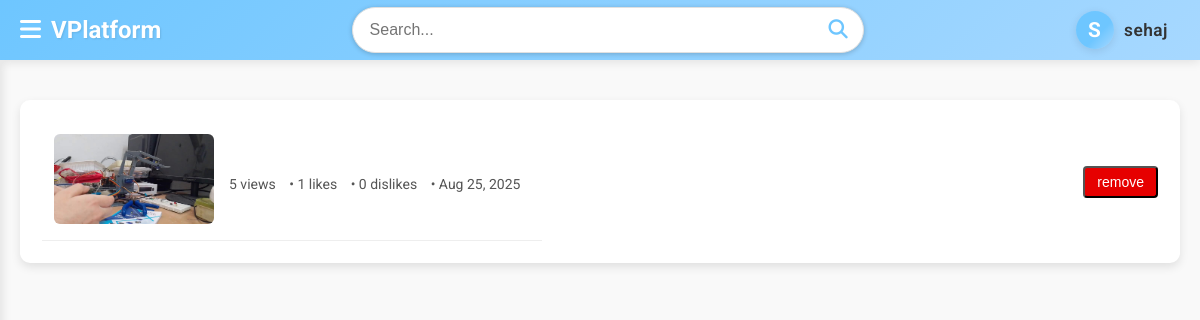
Page /liked_videos/ (signed in) on the committed database.
### videos_display/models.py (models this page shows, shortened)
class Liked_video(models.Model):
    user = models.ForeignKey(User, on_delete=models.CASCADE)
    video = models.ForeignKey(Video, on_delete=models.CASCADE)
    class Meta:
        unique_together = ('user', 'video')

class Video(models.Model):
    username = models.CharField(max_length=100)
    email = models.EmailField()
    title = models.CharField(max_length=200)
    description = models.CharField(max_length=2000)
    published_date = models.DateField(auto_now=True)
    category = models.CharField(max_length=25)
    video = models.FileField(upload_to='videos/')
    thumbnail = models.ImageField(upload_to='thumbnails/', null=True, blank=True)
    duration = models.CharField(max_length=8, blank=True, null=True)  # in seconds
    views = models.PositiveIntegerField(default=0)
    likes = models.PositiveIntegerField(default=0)
    dislikes = models.PositiveIntegerField(default=0)

### videos_display/views.py (the view)
# urls.py: path('liked_videos/', vd_views.liked_videos, name='liked_videos'),
def liked_videos(request):
    if request.user.is_authenticated:
        liked_videos = Liked_video.objects.filter(user=request.user)
        return render(request, 'videos_display/liked_videos.html', {'liked_videos': liked_videos})
    else:
        return render(request, 'User/sign_in_request_page.html')

### videos_display/templates/videos_display/liked_videos.html (shortened to what this page needs)
{% extends 'base.html' %}
{% load static %}
{% block extra_css %}
<link rel="stylesheet" href="{% static 'css/liked_video_page.css' %}">
{% endblock %}
{% block content %}
<div class="video-list" id="liked-videos-list">
    {% for video in liked_videos %}
    <div class="video-item" id="{{ video.video.id }}">
            <a href="{% url 'full_video' video.video.id %}" class="video-item">
        <div class="video-thumbnail">
            <img src="{{ video.video.thumbnail.url }}" alt="" srcset="">
        </div>
        <div class="video-details">
            <div class="video-meta">
                <span>{{ video.video.views }} views</span> •
                <span>{{ video.video.likes }} likes</span> •
                <span>{{ video.video.dislikes }} dislikes</span> •
                <span>{{ video.video.published_date|date:"M d, Y" }}</span>
            </div>
        </div>
    </a>
        <div class="video-actions">
            <button onclick="removeLike('{{ video.video.id }}')" class="action-btn delete-btn">remove</button>
        </div>
    </div>
    {% empty %}
    <p>No liked videos found.</p>
    {% endfor %}
</div>
{% endblock %}

### templates/base.html (shortened to what this page needs)
{% load static %}
<!DOCTYPE html>
<html lang="en">
<head>
    <link rel="stylesheet" href="https://cdnjs.cloudflare.com/ajax/libs/font-awesome/6.4.0/css/all.min.css">
    <link rel="stylesheet" href="{% static 'css/base.css' %}">
    {% block extra_css %}
    {% endblock %}
</head>
<body>
    <div class="wrapper">
        <div class="top-bar">
            <div class="top-left">
                <button type="button" id="sidebarCollapse" class="btn">
                    <i class="fas fa-bars"></i>
                </button>
                <a class="site-title" href="/">VPlatform</a>
            </div>
            <div class="search-container">
                <div >
                    <form method="get" action="/results/" class="search-box">
                        <input type="text" placeholder="Search..." name="search_query" value="{{request.GET.search_query}}" />
                        <button type="submit"><i class="fas fa-search"></i></button>
                    </form>
                    </div>
            </div>
                {% if user.is_authenticated %}
                <a href="/user_info/" class="user-profile-container user-profile-link">
                    <div class="user-avatar user-avatar-circle">
                        <span class="user-avatar-initial">{{ user.username|slice:":1"|upper }}</span>
                    </div>
                    <span class="username-text">{{ user.username }}</span>
                </a>
                {% else %}
                <a href="/sign_in" class="sign-in">Sign In</a>
                {% endif %}
        </div>
        <div id="content">
            {% block content%}
            {% endblock %}
        </div>
    </div>
</body>
</html>

### static/css/base.css (style rules this page uses)
:root { --primary-color: #6ec6ff; --secondary-color: #a7d8ff; --background-color: #f9f9f9; --text-color: #333333; --text-color-light: #ffffff; --border-color: #e0e0e0; }
body { font-family: 'Roboto', sans-serif; background-color: var(--background-color); color: var(--text-color); margin: 0; padding: 0; padding-top: 60px; }
.wrapper { display: flex; width: 100%; }
.top-bar { position: fixed; top: 0; left: 0; right: 0; height: 60px; background: linear-gradient(135deg, var(--primary-color) 0%, var(--secondary-color) 100%); display: flex; align-items: center; padding: 0 20px; box-shadow: 0 2px 10px rgba(0, 0, 0, 0.1); z-index: 1001; justify-content: space-between; }
.top-left { display: flex; align-items: center; }
#sidebarCollapse { background: none; border: none; font-size: 1.5rem; color: var(--text-color-light); padding: 0; margin-right: 10px; cursor: pointer; transition: transform 0.3s ease; }
.site-title { font-weight: bold; color: var(--text-color-light); font-size: 1.5rem; text-decoration: none; text-shadow: 1px 1px 2px rgba(0, 0, 0, 0.1); }
.search-container { flex-grow: 1; display: flex; justify-content: center; }
.search-box { width: 50vw; max-width: 500px; display: flex; background: var(--text-color-light); border-radius: 25px; padding: 5px; border: 1px solid var(--border-color); box-shadow: 0 1px 5px rgba(0, 0, 0, 0.2); }
.search-box input { width: 100%; border: none; outline: none; padding: 8px 12px; border-radius: 25px; font-size: 1rem; }
.search-box button { background: transparent; border: none; cursor: pointer; padding: 5px 10px; font-size: 1.2rem; color: var(--primary-color); }
.user-profile-link { display: flex; align-items: center; text-decoration: none; color: inherit; margin-left: 18px; transition: background 0.15s; border-radius: 24px; padding: 4px 12px 4px 4px; }
.user-avatar.user-avatar-circle { width: 38px; height: 38px; border-radius: 50%; background: linear-gradient(135deg, var(--primary-color) 60%, var(--secondary-color) 100%); display: flex; align-items: center; justify-content: center; margin-right: 10px; box-shadow: 0 2px 8px rgba(0,0,0,0.10); }
.user-avatar-initial { color: var(--text-color-light); font-size: 1.3rem; font-weight: 700; letter-spacing: 1px; }
.username-text { font-size: 1.08rem; font-weight: 600; color: var(--text-color); letter-spacing: 0.5px; }
#content { width: 100%; padding: 20px; }

### static/css/liked_video_page.css (style rules this page uses)
.video-list { margin-top: 20px; background: white; border-radius: 10px; box-shadow: 0 4px 10px rgba(0,0,0,0.1); padding: 10px; }
.video-item { display: flex; align-items: center; padding: 12px; border-bottom: 1px solid #eee; text-decoration: none; color: inherit; justify-content: space-between; }
.video-item:last-child { border-bottom: none; }
.video-thumbnail img { width: 160px; height: 90px; border-radius: 6px; object-fit: cover; }
.video-details { flex: 1; margin-left: 15px; }
.video-meta { font-size: 14px; color: #555; }
.video-meta span { margin-right: 10px; }
.video-actions { display: flex; flex-direction: column; gap: 6px; }
.action-btn { padding: 6px 12px; background: #6ec6ff; color: white; text-decoration: none; border-radius: 4px; font-size: 14px; text-align: center; }
.delete-btn { background: #e60000; }

### rows in the picture
Liked_video: video.thumbnail (picture), video.views "5", video.likes "1", video.dislikes "0", video.published_date "Aug 25, 2025"

### other values in the picture
{{ user.username|slice:":1"|upper }} "S"
{{ user.username }} "sehaj"
